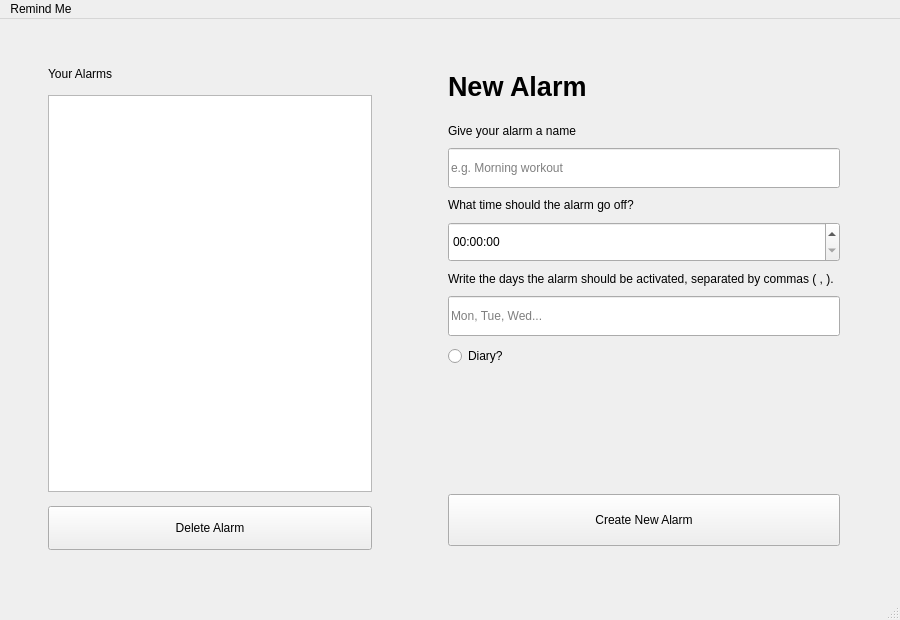
<?xml version="1.0" encoding="UTF-8"?>
<ui version="4.0">
 <class>MainWindow</class>
 <widget class="QMainWindow" name="MainWindow">
  <property name="geometry">
   <rect>
    <x>0</x>
    <y>0</y>
    <width>900</width>
    <height>620</height>
   </rect>
  </property>
  <property name="minimumSize">
   <size>
    <width>720</width>
    <height>480</height>
   </size>
  </property>
  <property name="windowTitle">
   <string>Remind Me</string>
  </property>
  <widget class="QWidget" name="centralwidget">
   <layout class="QHBoxLayout" name="mainLayout">
    <property name="spacing">
     <number>24</number>
    </property>
    <property name="leftMargin">
     <number>28</number>
    </property>
    <property name="topMargin">
     <number>28</number>
    </property>
    <property name="rightMargin">
     <number>28</number>
    </property>
    <property name="bottomMargin">
     <number>28</number>
    </property>
    <item>
     <widget class="QFrame" name="sidebarFrame">
      <property name="sizePolicy">
       <sizepolicy hsizetype="Preferred" vsizetype="Expanding">
        <horstretch>4</horstretch>
        <verstretch>0</verstretch>
       </sizepolicy>
      </property>
      <property name="minimumSize">
       <size>
        <width>260</width>
        <height>0</height>
       </size>
      </property>
      <layout class="QVBoxLayout" name="sidebarLayout">
       <property name="spacing">
        <number>14</number>
       </property>
       <property name="leftMargin">
        <number>20</number>
       </property>
       <property name="topMargin">
        <number>20</number>
       </property>
       <property name="rightMargin">
        <number>20</number>
       </property>
       <property name="bottomMargin">
        <number>20</number>
       </property>
       <item>
        <widget class="QLabel" name="Sidebar_label">
         <property name="text">
          <string>Your Alarms</string>
         </property>
        </widget>
       </item>
       <item>
        <widget class="QTableView" name="Alert_tableView">
         <property name="sizePolicy">
          <sizepolicy hsizetype="Expanding" vsizetype="Expanding">
           <horstretch>0</horstretch>
           <verstretch>1</verstretch>
          </sizepolicy>
         </property>
         <property name="editTriggers">
          <set>QAbstractItemView::EditTrigger::NoEditTriggers</set>
         </property>
         <property name="alternatingRowColors">
          <bool>true</bool>
         </property>
         <property name="selectionMode">
          <enum>QAbstractItemView::SelectionMode::SingleSelection</enum>
         </property>
         <property name="selectionBehavior">
          <enum>QAbstractItemView::SelectionBehavior::SelectRows</enum>
         </property>
         <property name="showGrid">
          <bool>false</bool>
         </property>
         
         <attribute name="horizontalHeaderStretchLastSection">
          <bool>true</bool>
         </attribute>
         <attribute name="verticalHeaderVisible">
          <bool>false</bool>
         </attribute>
         
        </widget>
       </item>
       <item>
        <widget class="QPushButton" name="Delete_pushButton">
         <property name="minimumSize">
          <size>
           <width>0</width>
           <height>44</height>
          </size>
         </property>
         <property name="cursor">
          <cursorShape>PointingHandCursor</cursorShape>
         </property>
         <property name="text">
          <string>Delete Alarm</string>
         </property>
        </widget>
       </item>
      </layout>
     </widget>
    </item>
    <item>
     <widget class="QFrame" name="formFrame">
      <property name="sizePolicy">
       <sizepolicy hsizetype="Preferred" vsizetype="Expanding">
        <horstretch>5</horstretch>
        <verstretch>0</verstretch>
       </sizepolicy>
      </property>
      <property name="minimumSize">
       <size>
        <width>320</width>
        <height>0</height>
       </size>
      </property>
      <layout class="QVBoxLayout" name="formLayout">
       <property name="spacing">
        <number>10</number>
       </property>
       <property name="leftMargin">
        <number>32</number>
       </property>
       <property name="topMargin">
        <number>24</number>
       </property>
       <property name="rightMargin">
        <number>32</number>
       </property>
       <property name="bottomMargin">
        <number>24</number>
       </property>
       <item>
        <widget class="QLabel" name="Title_label">
         <property name="font">
          <font>
           <pointsize>20</pointsize>
           <bold>true</bold>
          </font>
         </property>
         <property name="text">
          <string>New Alarm</string>
         </property>
         <property name="alignment">
          <set>Qt::AlignmentFlag::AlignLeading|Qt::AlignmentFlag::AlignLeft|Qt::AlignmentFlag::AlignVCenter</set>
         </property>
        </widget>
       </item>
       <item>
        <spacer name="titleSpacer">
         <property name="orientation">
          <enum>Qt::Orientation::Vertical</enum>
         </property>
         <property name="sizeType">
          <enum>QSizePolicy::Policy::Fixed</enum>
         </property>
         <property name="sizeHint" stdset="0">
          <size>
           <width>20</width>
           <height>12</height>
          </size>
         </property>
        </spacer>
       </item>
       <item>
        <widget class="QLabel" name="Name_label">
         <property name="text">
          <string>Give your alarm a name</string>
         </property>
        </widget>
       </item>
       <item>
        <widget class="QLineEdit" name="Name_lineEdit">
         <property name="minimumSize">
          <size>
           <width>0</width>
           <height>40</height>
          </size>
         </property>
         <property name="placeholderText">
          <string>e.g. Morning workout</string>
         </property>
        </widget>
       </item>
       <item>
        <widget class="QLabel" name="Time_label">
         <property name="text">
          <string>What time should the alarm go off?</string>
         </property>
        </widget>
       </item>
       <item>
        <widget class="QTimeEdit" name="Alert_timeEdit">
         <property name="minimumSize">
          <size>
           <width>0</width>
           <height>40</height>
          </size>
         </property>
        </widget>
       </item>
       <item>
        <widget class="QLabel" name="Days_label">
         <property name="text">
          <string>Write the days the alarm should be activated, separated by commas ( , ).</string>
         </property>
         <property name="wordWrap">
          <bool>true</bool>
         </property>
        </widget>
       </item>
       <item>
        <widget class="QLineEdit" name="Weekdays_lineEdit">
         <property name="minimumSize">
          <size>
           <width>0</width>
           <height>40</height>
          </size>
         </property>
         <property name="placeholderText">
          <string>Mon, Tue, Wed...</string>
         </property>
        </widget>
       </item>
       <item>
        <widget class="QRadioButton" name="Diary_radioButton">
         <property name="cursor">
          <cursorShape>PointingHandCursor</cursorShape>
         </property>
         <property name="text">
          <string>Diary?</string>
         </property>
         <property name="checked">
          <bool>false</bool>
         </property>
        </widget>
       </item>
       <item>
        <spacer name="formSpacer">
         <property name="orientation">
          <enum>Qt::Orientation::Vertical</enum>
         </property>
         <property name="sizeHint" stdset="0">
          <size>
           <width>20</width>
           <height>40</height>
          </size>
         </property>
        </spacer>
       </item>
       <item>
        <widget class="QPushButton" name="Create_pushButton">
         <property name="minimumSize">
          <size>
           <width>0</width>
           <height>52</height>
          </size>
         </property>
         <property name="cursor">
          <cursorShape>PointingHandCursor</cursorShape>
         </property>
         <property name="text">
          <string>Create New Alarm</string>
         </property>
        </widget>
       </item>
      </layout>
     </widget>
    </item>
   </layout>
  </widget>
  <widget class="QStatusBar" name="statusbar"/>
  <widget class="QMenuBar" name="menuBar">
   <property name="geometry">
    <rect>
     <x>0</x>
     <y>0</y>
     <width>900</width>
     <height>25</height>
    </rect>
   </property>
   <widget class="QMenu" name="menuRemind_Me">
    <property name="title">
     <string>Remind Me</string>
    </property>
   </widget>
   <addaction name="menuRemind_Me"/>
  </widget>
 </widget>
 <resources/>
 <connections/>
</ui>
